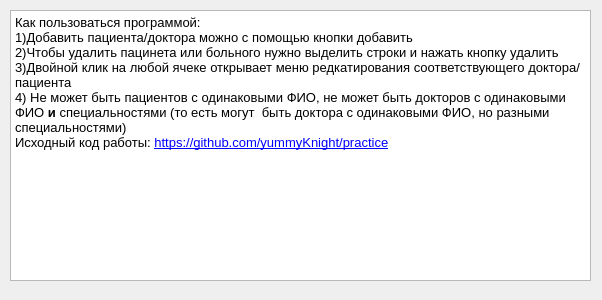
<?xml version="1.0" encoding="UTF-8"?>
<ui version="4.0">
 <class>Reference</class>
 <widget class="QDialog" name="Reference">
  <property name="geometry">
   <rect>
    <x>0</x>
    <y>0</y>
    <width>602</width>
    <height>300</height>
   </rect>
  </property>
  <property name="windowTitle">
   <string>Справка</string>
  </property>
  <widget class="QTextBrowser" name="textBrowser">
   <property name="enabled">
    <bool>true</bool>
   </property>
   <property name="geometry">
    <rect>
     <x>10</x>
     <y>10</y>
     <width>581</width>
     <height>271</height>
    </rect>
   </property>
   <property name="html">
    <string>&lt;!DOCTYPE HTML PUBLIC &quot;-//W3C//DTD HTML 4.0//EN&quot; &quot;http://www.w3.org/TR/REC-html40/strict.dtd&quot;&gt;
&lt;html&gt;&lt;head&gt;&lt;meta name=&quot;qrichtext&quot; content=&quot;1&quot; /&gt;&lt;style type=&quot;text/css&quot;&gt;
p, li { white-space: pre-wrap; }
&lt;/style&gt;&lt;/head&gt;&lt;body style=&quot; font-family:'MS Shell Dlg 2'; font-size:8.25pt; font-weight:400; font-style:normal;&quot;&gt;
&lt;p style=&quot; margin-top:0px; margin-bottom:0px; margin-left:0px; margin-right:0px; -qt-block-indent:0; text-indent:0px;&quot;&gt;&lt;span style=&quot; font-size:10pt;&quot;&gt;Как пользоваться программой:&lt;/span&gt;&lt;/p&gt;
&lt;p style=&quot; margin-top:0px; margin-bottom:0px; margin-left:0px; margin-right:0px; -qt-block-indent:0; text-indent:0px;&quot;&gt;&lt;span style=&quot; font-size:10pt;&quot;&gt;1)Добавить пациента/доктора можно с помощью кнопки добавить&lt;/span&gt;&lt;/p&gt;
&lt;p style=&quot; margin-top:0px; margin-bottom:0px; margin-left:0px; margin-right:0px; -qt-block-indent:0; text-indent:0px;&quot;&gt;&lt;span style=&quot; font-size:10pt;&quot;&gt;2)Чтобы удалить пацинета или больного нужно выделить строки и нажать кнопку удалить&lt;/span&gt;&lt;/p&gt;
&lt;p style=&quot; margin-top:0px; margin-bottom:0px; margin-left:0px; margin-right:0px; -qt-block-indent:0; text-indent:0px;&quot;&gt;&lt;span style=&quot; font-size:10pt;&quot;&gt;3)Двойной клик на любой ячеке открывает меню редкатирования соответствующего доктора/ пациента&lt;/span&gt;&lt;/p&gt;
&lt;p style=&quot; margin-top:0px; margin-bottom:0px; margin-left:0px; margin-right:0px; -qt-block-indent:0; text-indent:0px;&quot;&gt;&lt;span style=&quot; font-size:10pt;&quot;&gt;4) Не может быть пациентов с одинаковыми ФИО, не может быть докторов с одинаковыми ФИО &lt;/span&gt;&lt;span style=&quot; font-size:10pt; font-weight:600;&quot;&gt;и&lt;/span&gt;&lt;span style=&quot; font-size:10pt;&quot;&gt; специальностями (то есть могут  быть доктора с одинаковыми ФИО, но разными специальностями)&lt;/span&gt;&lt;/p&gt;
&lt;p style=&quot; margin-top:0px; margin-bottom:0px; margin-left:0px; margin-right:0px; -qt-block-indent:0; text-indent:0px;&quot;&gt;&lt;span style=&quot; font-size:10pt;&quot;&gt;Исходный код работы: &lt;/span&gt;&lt;a href=&quot;https://github.com/yummyKnight/practice&quot;&gt;&lt;span style=&quot; font-size:10pt; text-decoration: underline; color:#0000ff;&quot;&gt;https://github.com/yummyKnight/practice&lt;/span&gt;&lt;/a&gt;&lt;/p&gt;&lt;/body&gt;&lt;/html&gt;</string>
   </property>
  </widget>
 </widget>
 <resources/>
 <connections/>
</ui>
